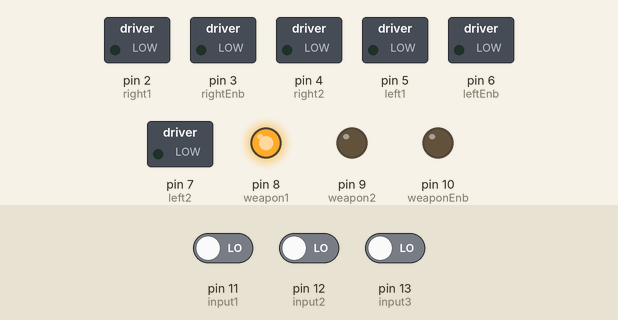
The sketch below on a simulated Arduino Uno, built with avr-gcc and run on an emulated ATmega328P. On the bench: switched loads named in the sketch (green lamp = pin HIGH), output pins drawn as LEDs (lit = HIGH). Inputs (shaded band) come from the test bench; at power-on: pin 11 (input1) LOW, pin 12 (input2) LOW, pin 13 (input3) LOW.

Above: at 0.1 s.
Timing chart, 0 to 1.6 s (numbered marks = the images above):
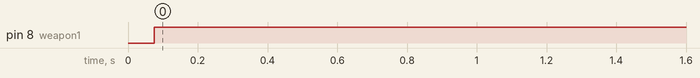

Measured:
- by itself, pin 8 (weapon1): LOW → HIGH at 0.08 s

The sketch:

code.ino
```cpp
#define right1 2
#define rightEnb 3            // right motor driving pins
#define right2 4

#define left1 5
#define leftEnb 6             // left motor driving pin
#define left2 7

#define weapon1 8
#define weapon2 9              // weapon motor driving pin
#define weaponEnb 10

#define input1 11
#define input2 12                // output from the receiver of the transmitter
#define input3 13

#define deadzone 20


int dur1, dur2, dur3, var1, var2;


void setup()
{
  pinMode(right1, OUTPUT);
  pinMode(right2, OUTPUT);
  pinMode(rightEnb, OUTPUT);

  pinMode(left1, OUTPUT);
  pinMode(left2, OUTPUT);
  pinMode(leftEnb, OUTPUT);

  pinMode(weapon1, OUTPUT);
  pinMode(weapon2, OUTPUT);
  pinMode(weaponEnb, OUTPUT);

  pinMode(input1, INPUT);
  pinMode(input2, INPUT);
  pinMode(input3, INPUT);

}

void loop()
{
  dur3 = pulseIn(input3, HIGH, 25000);
  dur2 = pulseIn(input2, HIGH, 25000);
  dur1 = pulseIn(input1, HIGH, 25000);

  dur3 = weaponPWM(dur3);
  dur2 = pulseToPWM(dur2);
  dur1 = pulseToPWM(dur1);


  var1 = dur2 + dur1;
  var2 = dur2 - dur1;


  drive(var1, var2);

  weaponDrive(dur3);
}


// PPM LAI PWM MA LANE FUNCTION

int pulseToPWM(int pulse)
{
  if(pulse > 1000) {
    pulse = map(pulse, 1000, 2000, -300, 300);
    pulse = constrain(pulse, -255, 255);
    if(abs(pulse) <= 20) {
      pulse = 0;
    }
  }
  else {
    pulse = 0;
  }


  return pulse;

}


// WEAPON KO PPM LAI PWM MA LANE FUNCTION

int weaponPWM(int weaponPulse)
{
  if(weaponPulse > 1000) {
    weaponPulse = map(weaponPulse, 1000, 2000, 0, 255);
  }
  else {
    weaponPulse = 0;
  }

  return weaponPulse;
}


// MAIN DRIVING FUNCTION

void drive(int speedLeft, int speedRight)
{
  speedRight = constrain(speedRight, -255, 255);
  speedLeft = constrain(speedLeft, -255, 255);

   // LEFT MOTOR KO DRIVING SETUP

   if(speedRight == 0) {
    digitalWrite(right1, LOW);
    digitalWrite(right2, LOW);
   }
   else if(speedRight > 0) {
    digitalWrite(right1, LOW);
    digitalWrite(right2, HIGH);
   }
   else{
    digitalWrite(right1, HIGH);
    digitalWrite(right2, LOW);
   }

   // RIGHT MOTOR KO SETUP

   if(speedLeft == 0) {
    digitalWrite(left1, LOW);
    digitalWrite(left2, LOW);
   } else if(speedLeft > 0) {
    digitalWrite(left1, LOW);
    digitalWrite(left2, HIGH);
   } else {
    digitalWrite(left1, HIGH);
    digitalWrite(left2, LOW);
   }

   // MOTOR KO SPEED

   analogWrite(rightEnb, abs(speedRight));
   analogWrite(leftEnb, abs(speedLeft));
}


// WEAPON DRIVING FUNTION

void weaponDrive(int weaponSpeed)
{
  digitalWrite(weapon1, HIGH);
  digitalWrite(weapon2, LOW);
  analogWrite(weaponEnb, weaponSpeed);
}
```
